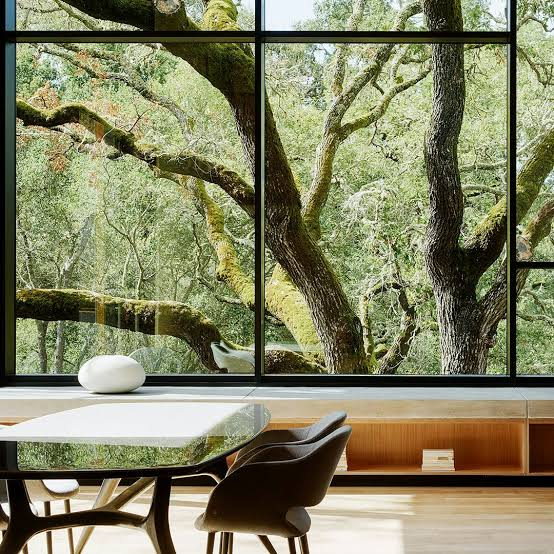
#> input picture AljabarLinear/Matriks/images.jpg, 554 x 554 px
$ python svd.py
#> lines starting #> are read from the running program, lines starting #| are printed output that depends on the picture
import numpy as np
import matplotlib.pyplot as plt

gambar = plt.imread("images.jpg")
#> gambar is the input picture: shape (554, 554, 3); mean R, G, B 130.1, 130.3, 99

if len(gambar.shape) == 3 :
    gambar_gray = np.mean(gambar,axis=2)
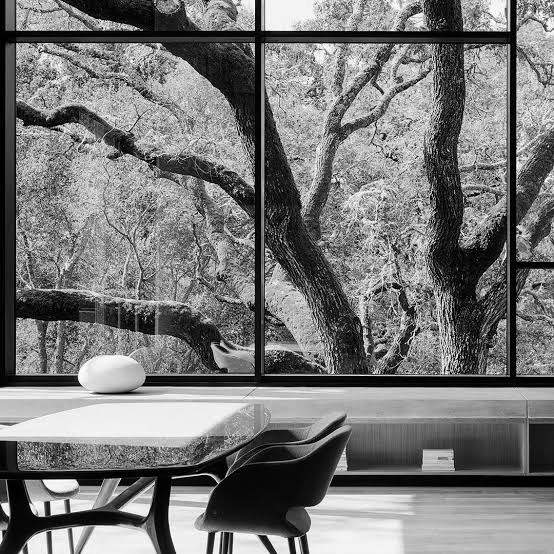
#> gambar_gray: shape (554, 554) float64; min 0, max 255, mean 119.8
else :
    gambar_gray = gambar

print(f"Ukuran asli foto matriks : {gambar_gray.shape}")
#| Ukuran asli foto matriks : (554, 554)

U, Sigma, VT = np.linalg.svd(gambar_gray, full_matrices=False)
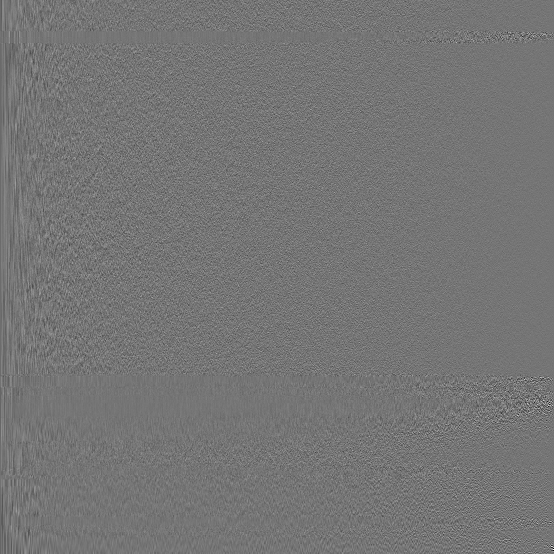
#> U: shape (554, 554) float64; min -0.488, max 0.57, mean -5.22e-05; drawn with min black and max white
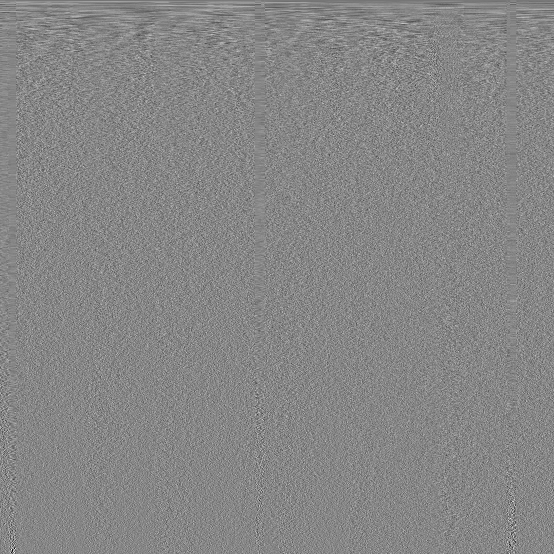
#> VT: shape (554, 554) float64; min -0.389, max 0.348, mean -8.72e-05; drawn with min black and max white
#> Sigma = 554 values, max 70514.8 at index 0, min 0.163 at index 553, mean 873.2

print(f"Jumlah Singular Value : {len(Sigma)}")
#| Jumlah Singular Value : 554

k = 200
SigmaK = np.diag(Sigma[:k])
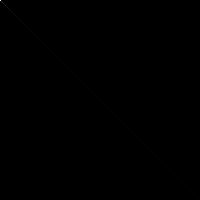
#> SigmaK: shape (200, 200) float64; min 0, max 70514.8, mean 9.7; drawn with min black and max white
UK = U[:, :k]
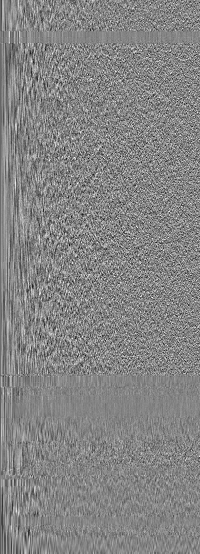
#> UK: shape (554, 200) float64; min -0.217, max 0.199, mean -0.000126; drawn with min black and max white
VT = VT[:k, :]
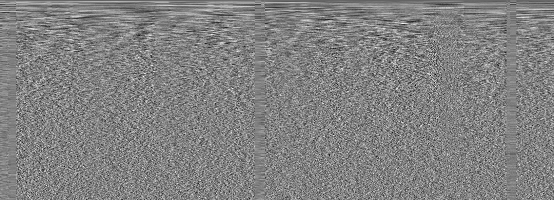
#> VT: shape (200, 554) float64; min -0.207, max 0.198, mean -0.000242; drawn with min black and max white

gambarKompres = np.dot(UK, np.dot(SigmaK, VT))
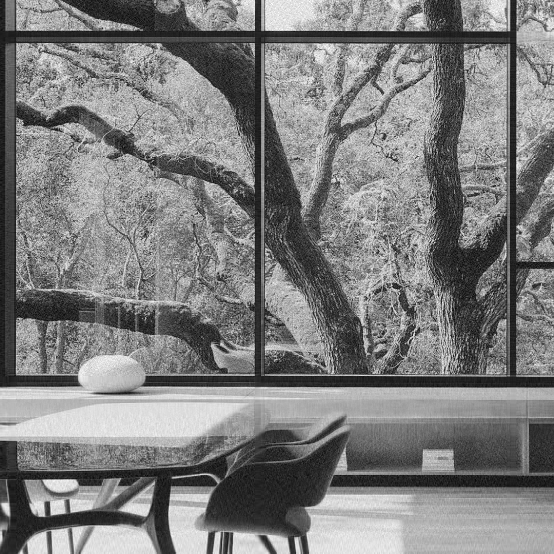
#> gambarKompres: shape (554, 554) float64; min -35.73, max 278.3, mean 119.8; drawn with min black and max white

plt.Figure(figsize=(10,5))

plt.subplot(1, 2, 1)
plt.title("Foto asli (matriks utuh)")
plt.imshow(gambar_gray, cmap="gray")

plt.subplot(1, 2, 2)
plt.title(f"Hasil SVD (pakai {k} singular value)")
plt.imshow(gambarKompres, cmap="gray")

plt.show()
